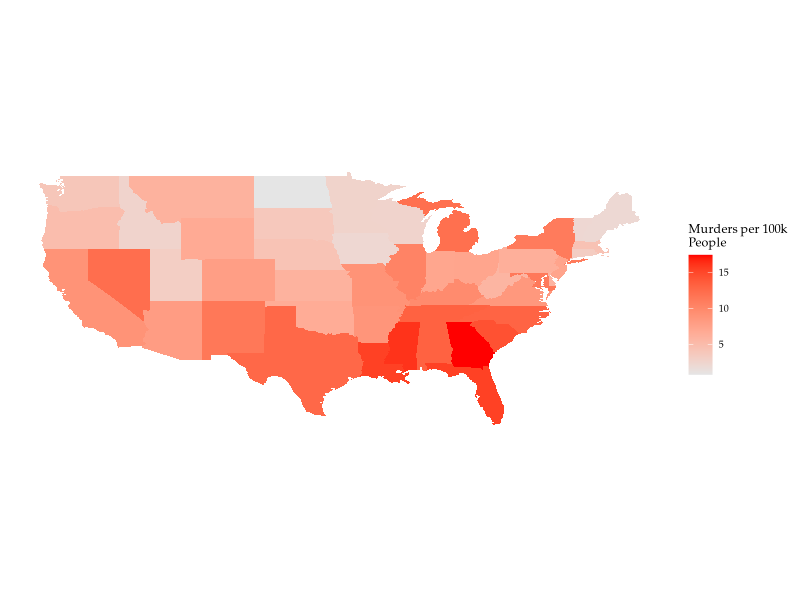

Generate this figure with R:
################################################################################
# Plotting Continuous Variables on Maps Using ggplot2
################################################################################

library(dplyr)
library(ggplot2)

rm(list = ls())

# Setting options for plot formatting, including font type + size, and title
# alignment, using `minimal` theme

theme_bcg <- theme_minimal(base_size = 9, base_family = "Palatino") + 
  theme(plot.title = element_text(hjust = 0.5, face = "bold"))

# Packages for map plotting-- `ggthemes` loads the `theme_minimal()` style 
# used below, while `gridExtra` lets you control layouts of displayed plots. 
# The `maps` package contains 

library(maps)
library(ggthemes)
library(gridExtra)

################################################################################
# Loading Data + Plotting Theme
################################################################################

# Loading geographic data for states + counties in the US. `map_data()` takes
# the series of points-based data provided by the `maps` package and converts
# into a df that is readable via ggplot2

states.data <- map_data("state") 

# Crime data comes from `USArrests` sample data set

data("USArrests")

USArrests$region <- tolower(rownames(USArrests))

# Use `dplyr` to merge data sets using region (state) as ID variable

map.df <- inner_join(states.data, USArrests, by = "region")

# Theme below removes all unneccessary axes and tick marks from plots

ditch_the_axes <- theme(
  axis.text = element_blank(),
  axis.line = element_blank(),
  axis.ticks = element_blank(),
  panel.border = element_blank(),
  panel.grid = element_blank(),
  axis.title = element_blank()
)

################################################################################
# Plotting State Murder Rate Data
################################################################################

# Mapping state level murder counts. Check out the URL below for ggplot colors
#   http://www.cookbook-r.com/Graphs/Colors_(ggplot2)/

ggplot(map.df, aes(x = long, y = lat, group = group)) + 
  geom_polygon(color = "white", fill = "white") + 
  geom_polygon(data = map.df, aes(fill = Murder)) + 
  scale_fill_gradient(low = "grey90", high = "red") + 
  coord_fixed(1) + labs(fill = "Murders per 100k\nPeople") + 
  theme_minimal(base_size = 9, base_family = "Palatino") + 
  ditch_the_axes

